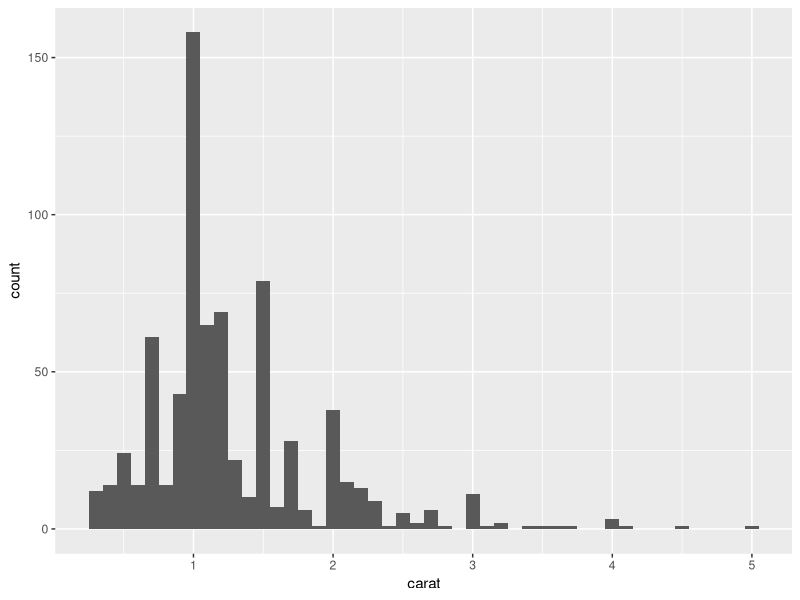

Write the R code that produced this figure.
## ---- chunk 1
#| echo: FALSE
#| message: FALSE
#| warning: FALSE
library(tidyverse)
## ---- chunk 2
#| echo: TRUE
map(1:3, \(x) x^2)
## ---- chunk 3
#| echo: TRUE
map_dbl(1:3, \(x) x^2)                      # double vector
map_chr(c("a", "bb"), \(x) str_c(x, "!"))   # character vector
map_int(list(1:5, 1:10), length)            # integer vector
## ---- chunk 4
#| echo: TRUE
nums <- diamonds |> select(carat, depth, price)
map_dbl(nums, median)
## ---- chunk 5
#| echo: TRUE
walk(c("first", "second", "third"), \(x) cat(x, "\n"))
## ---- chunk 6
#| echo: TRUE
map(c("first", "second", "third"), \(x) cat(x, "\n"))
## ---- chunk 7
#| echo: TRUE
by_clarity <- diamonds |> group_nest(clarity)
by_clarity
## ---- chunk 8
#| echo: TRUE
by_clarity$data[[1]]
## ---- chunk 9
#| echo: TRUE
by_clarity <- by_clarity |>
  mutate(path = str_glue("diamonds-{clarity}.csv"))
by_clarity
## ---- chunk 10
#| echo: TRUE
#| fig-height: 2.6
carat_histogram <- function(df) {
  ggplot(df, aes(x = carat)) + geom_histogram(binwidth = 0.1)
}
carat_histogram(by_clarity$data[[1]])
## ---- chunk 11
#| echo: TRUE
by_clarity <- by_clarity |>
  mutate(
    plot = map(data, carat_histogram),
    path = str_glue("clarity-{clarity}.png")
  )
